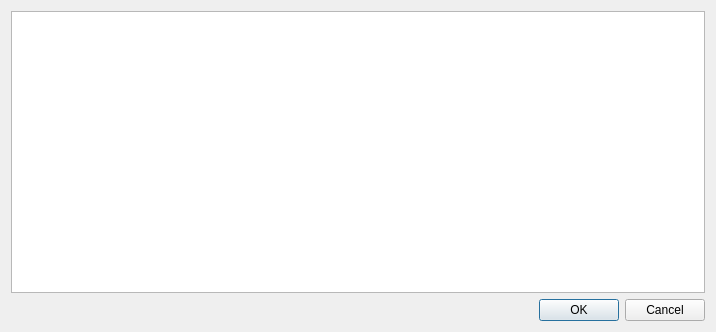
<ui version="4.0" >
 <class>Dialog</class>
 <widget class="QDialog" name="Dialog" >
  <property name="geometry" >
   <rect>
    <x>0</x>
    <y>0</y>
    <width>716</width>
    <height>332</height>
   </rect>
  </property>
  <property name="windowTitle" >
   <string>Dialog</string>
  </property>
  <layout class="QVBoxLayout" >
   <item>
    <widget class="QListWidget" name="listWidget" />
   </item>
   <item>
    <widget class="QDialogButtonBox" name="buttonBox" >
     <property name="standardButtons" >
      <set>QDialogButtonBox::Cancel|QDialogButtonBox::NoButton|QDialogButtonBox::Ok</set>
     </property>
    </widget>
   </item>
  </layout>
 </widget>
 <resources/>
 <connections/>
</ui>
